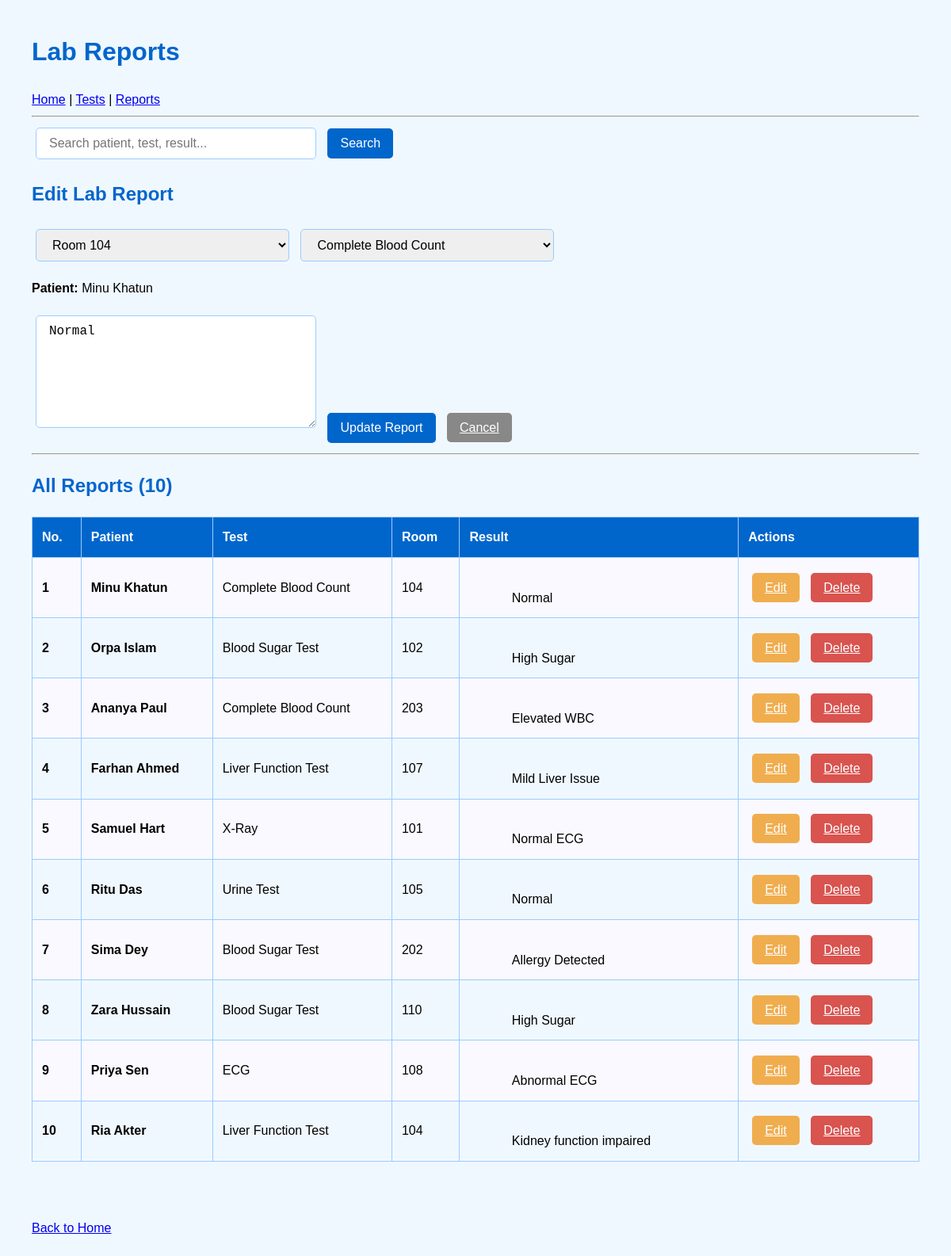
The app's page /hms/lab_reports.php?edit=1 with its own data.
### tables this page shows
CREATE TABLE `lab_report` (
  `report_id` int(11) NOT NULL,
  `patient_id` int(11) NOT NULL,
  `admission_id` int(11) NOT NULL,
  `test_id` int(11) NOT NULL,
  `result` varchar(100) DEFAULT NULL
);

CREATE TABLE `lab_test` (
  `test_id` int(11) NOT NULL,
  `test_name` varchar(100) NOT NULL,
  `price` decimal(10,2) NOT NULL
);

CREATE TABLE `patient` (
  `patient_id` int(11) NOT NULL,
  `first_name` varchar(20) NOT NULL,
  `last_name` varchar(20) NOT NULL,
  `date_of_birth` date NOT NULL,
  `gender` enum('M','F','Other') NOT NULL,
  `blood_group` enum('A+','A-','B+','B-','O+','O-','AB+','AB-') NOT NULL,
  `phone` varchar(15) NOT NULL,
  `email` varchar(50) NOT NULL,
  `address` varchar(50) NOT NULL
);

CREATE TABLE `admission` (
  `admission_id` int(11) NOT NULL,
  `patient_id` int(11) NOT NULL,
  `room_number` int(11) NOT NULL,
  `admission_date` date NOT NULL,
  `discharge_date` date DEFAULT NULL,
  `diagnosis` varchar(100) DEFAULT NULL
);

### hms/lab_reports.php (the view, shortened to what this page needs)
<?php
require 'db.php';
$edit_mode = false;
$edit_report = null;
if (isset($_GET['edit'])) {
    $id = (int)$_GET['edit'];
    $stmt = $pdo->prepare("SELECT lr.*, lt.test_name, p.first_name, p.last_name, a.room_number
                           FROM lab_report lr
                           JOIN lab_test lt ON lr.test_id = lt.test_id
                           JOIN patient p ON lr.patient_id = p.patient_id
                           LEFT JOIN admission a ON lr.admission_id = a.admission_id
                           WHERE lr.report_id = ?");
    $stmt->execute([$id]);
    $edit_report = $stmt->fetch();
    if ($edit_report) $edit_mode = true;
}
$search = trim($_GET['search'] ?? '');
$sql = "SELECT lr.*, lt.test_name, p.first_name, p.last_name, a.room_number
        FROM lab_report lr
        JOIN lab_test lt ON lr.test_id = lt.test_id
        JOIN patient p ON lr.patient_id = p.patient_id
        LEFT JOIN admission a ON lr.admission_id = a.admission_id
        WHERE p.first_name LIKE ? OR p.last_name LIKE ? OR lt.test_name LIKE ? OR lr.result LIKE ?
        ORDER BY lr.report_id ASC";
$stmt = $pdo->prepare($sql);
$stmt->execute(["%$search%", "%$search%", "%$search%", "%$search%"]);
$reports = $stmt->fetchAll();
$admissions = $pdo->query("
    SELECT a.admission_id, a.patient_id, a.room_number,
           p.first_name, p.last_name
    FROM admission a
    JOIN patient p ON a.patient_id = p.patient_id
    ORDER BY a.admission_date DESC
")->fetchAll();
$tests = $pdo->query("SELECT test_id, test_name FROM lab_test ORDER BY test_name")->fetchAll();
$patient_name = '';
if ($edit_mode) {
    $patient_name = $edit_report['first_name'] . ' ' . $edit_report['last_name'];
}
?>
<!DOCTYPE html>
<html>
<head>
</head>
<body>
<h1>Lab Reports</h1>
<a href="index.php">Home</a> | <a href="lab_tests.php">Tests</a> | <a href="lab_reports.php">Reports</a>
<hr>
<form method="GET">
    <input type="text" name="search" placeholder="Search patient, test, result..." value="<?=htmlspecialchars($search)?>" size="60">
    <button>Search</button>
</form>
<h2><?= $edit_mode ? "Edit Lab Report" : "Add New Lab Report" ?></h2>
<form method="POST">
    <select name="admission_id">
        <?php foreach($admissions as $a): ?>
            <option value="<?= $a['admission_id'] ?>"
                <?= (isset($_POST['admission_id']) && $_POST['admission_id'] == $a['admission_id']) ||
                   ($edit_mode && $edit_report['admission_id'] == $a['admission_id']) ? 'selected' : '' ?>>
                Room <?= htmlspecialchars($a['room_number'] ?: '—') ?>
            </option>
        <?php endforeach; ?>
    </select>
    <select name="test_id" required>
        <?php foreach($tests as $t): ?>
            <option value="<?= $t['test_id'] ?>"
                <?= ($edit_mode && $edit_report['test_id'] == $t['test_id']) ? 'selected' : '' ?>>
                <?= htmlspecialchars($t['test_name']) ?>
            </option>
        <?php endforeach; ?>
    </select>
    <?php if ($patient_name): ?>
        <p><strong>Patient:</strong> <?= htmlspecialchars($patient_name) ?></p>
    <?php endif; ?>
    <textarea name="result" placeholder="Enter lab result..." required><?=
        $edit_mode ? htmlspecialchars($edit_report['result']) : ''
    ?></textarea>
    <?php if ($edit_mode): ?>
        <button name="update">Update Report</button>
        <a href="lab_reports.php" class="btn cancel-btn">Cancel</a>
    <?php else: ?>
        <button name="save">Save Report</button>
    <?php endif; ?>
</form>
<hr>
<h2>All Reports (<?= count($reports) ?>)</h2>
<?php if(empty($reports)): ?>
    <p>No reports found.</p>
<?php else: ?>
<table>
    <tr><th>No.</th><th>Patient</th><th>Test</th><th>Room</th><th>Result</th><th>Actions</th></tr>
    <?php $no = 1; foreach($reports as $r): ?>
    <tr>
        <td><strong><?= $no++ ?></strong></td>
        <td><strong><?= htmlspecialchars($r['first_name'].' '.$r['last_name']) ?></strong></td>
        <td><?= htmlspecialchars($r['test_name']) ?></td>
        <td><?= $r['room_number'] ?: '—' ?></td>
        <td style="white-space:pre-wrap;word-wrap:break-word;max-width:400px;">
            <?= nl2br(htmlspecialchars($r['result'])) ?>
        </td>
        <td>
            <a href="?edit=<?= $r['report_id'] ?>" class="btn edit-btn">Edit</a>
            <a href="?delete=<?= $r['report_id'] ?>" onclick="return confirm('Delete forever?')" class="btn delete-btn">Delete</a>
        </td>
    </tr>
    <?php endforeach; ?>
</table>
<?php endif; ?>
<br><br><a href="index.php">Back to Home</a>
</body>
</html>

### hms/lab_reports.php (style rules this page uses)
body { font-family: Arial;background: #f0f8ff;margin: 40px;line-height: 1.6; }
h1,h2 { color: #0066cc; }
input,select,textarea,button,.btn { padding:10px 16px;margin:5px;font-size:16px;border-radius:5px; }
input,select,textarea { border:1px solid #99ccff;width:320px; }
textarea { height:120px; }
button,.btn { background:#0066cc;color:white;border:none;cursor:pointer; }
.edit-btn { background:#f0ad4e; }
.delete-btn { background:#d9534f; }
.cancel-btn { background:#888; }
table { width:100%;border-collapse:collapse;margin:20px 0; }
th,td { border:1px solid #99ccff;padding:12px;text-align:left; }
th { background:#0066cc;color:white; }
tr:nth-child(even) { background:#f9f9ff; }

### records on screen
lab_report: admission_id "Room 104", test_id "Complete Blood Count", result "Normal", patient.last_name "Minu Khatun", test.test_name "Complete Blood Count", admission.room_number "104"
patient: patient_name "Minu Khatun"
lab_report: patient.last_name "Orpa Islam", test.test_name "Blood Sugar Test", admission.room_number "102", result "High Sugar"
lab_report: patient.last_name "Ananya Paul", test.test_name "Complete Blood Count", admission.room_number "203", result "Elevated WBC"
lab_report: patient.last_name "Farhan Ahmed", test.test_name "Liver Function Test", admission.room_number "107", result "Mild Liver Issue"
lab_report: patient.last_name "Samuel Hart", test.test_name "X-Ray", admission.room_number "101", result "Normal ECG"
lab_report: patient.last_name "Ritu Das", test.test_name "Urine Test", admission.room_number "105", result "Normal"
lab_report: patient.last_name "Sima Dey", test.test_name "Blood Sugar Test", admission.room_number "202", result "Allergy Detected"
lab_report: patient.last_name "Zara Hussain", test.test_name "Blood Sugar Test", admission.room_number "110", result "High Sugar"
lab_report: patient.last_name "Priya Sen", test.test_name "ECG", admission.room_number "108", result "Abnormal ECG"
lab_report: patient.last_name "Ria Akter", test.test_name "Liver Function Test", admission.room_number "104", result "Kidney function impaired"

### other values on screen
count($reports) "10"
